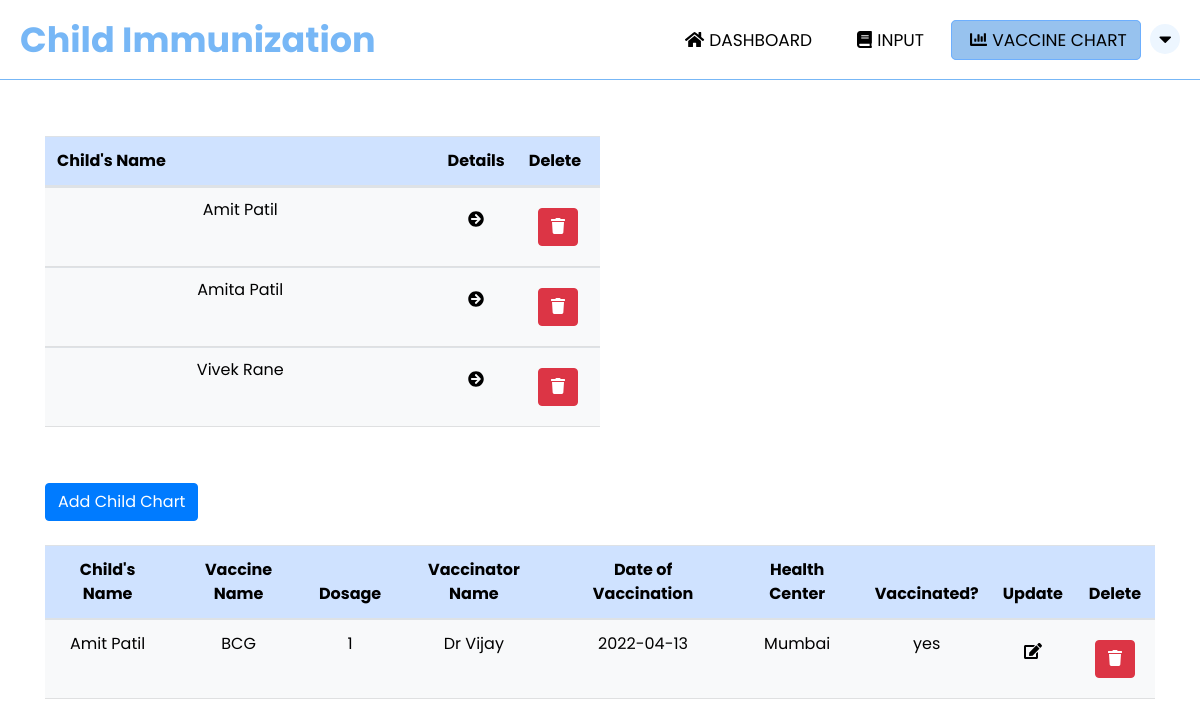
Page /admin_chart.php on the earlier database version.
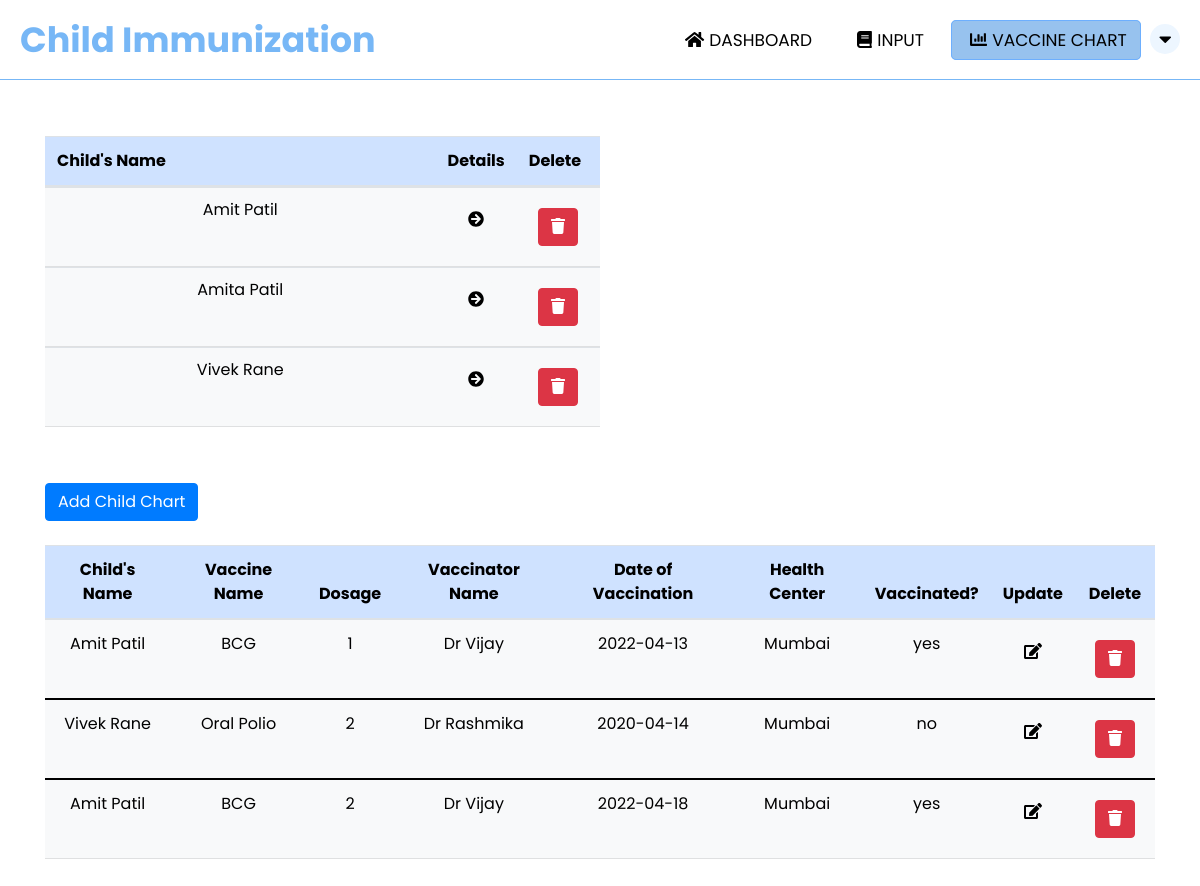
Same page on the later database version.
### tables this page shows
CREATE TABLE `child_tbl` (
  `child_id` int(11) NOT NULL,
  `parent_id` int(11) NOT NULL,
  `firstname` varchar(50) NOT NULL,
  `lastname` varchar(50) NOT NULL,
  `middlename` varchar(50) NOT NULL,
  `dateofbirth` date NOT NULL,
  `placeofbirth` varchar(100) NOT NULL,
  `address` varchar(50) NOT NULL,
  `fathername` varchar(50) NOT NULL,
  `mothername` varchar(50) NOT NULL,
  `birthheight` int(11) NOT NULL,
  `birthweight` int(11) NOT NULL,
  `sex` varchar(50) NOT NULL
);

CREATE TABLE `chart` (
  `chart_id` int(11) NOT NULL,
  `child_id` int(11) NOT NULL,
  `vaccine_id` int(11) NOT NULL,
  `dose` int(11) NOT NULL,
  `healthcare_id` int(11) NOT NULL,
  `dateofvaccination` date NOT NULL,
  `healthcenter_id` int(11) NOT NULL,
  `vaccinated` varchar(3) NOT NULL
);

CREATE TABLE `vaccine` (
  `vaccine_id` int(11) NOT NULL,
  `vaccinename` varchar(50) NOT NULL
);

CREATE TABLE `healthcare_info` (
  `healthcare_id` int(11) NOT NULL,
  `vaccinatorname` varchar(50) NOT NULL
);

CREATE TABLE `healthcenter_tbl` (
  `healthcenter_id` int(11) NOT NULL,
  `healthcenter` varchar(255) NOT NULL
);

### admin_chart.php (the view, shortened to what this page needs)
<?php
include "PHP/connection.php";
?>
<!DOCTYPE html>
<html lang="en">
<head>
    <link rel="stylesheet" href="https://cdnjs.cloudflare.com/ajax/libs/font-awesome/4.7.0/css/font-awesome.min.css">
    <link rel="stylesheet" href="path/to/font-awesome/css/font-awesome.min.css">
    <link href="https://cdn.jsdelivr.net/npm/bootstrap@5.1.3/dist/css/bootstrap.min.css" rel="stylesheet">
    <link rel="stylesheet" href="CSS/admin_chart.css">
    <link rel="stylesheet" href="https://cdnjs.cloudflare.com/ajax/libs/twitter-bootstrap/4.1.1/css/bootstrap.css">
   <link rel="stylesheet" href="https://cdn.datatables.net/1.10.19/css/dataTables.bootstrap4.min.css">
   <link rel="stylesheet" href="https://cdn.datatables.net/responsive/2.2.3/css/responsive.bootstrap.min.css">
   <link rel="stylesheet" href="https://cdn.datatables.net/fixedheader/3.2.0/css/fixedHeader.dataTables.min.css">
</head>
<body>
<nav>
  <label class="logo">Child Immunization</label>
  <ul>
    <li><a href="admin_index.php"><i class="fas fa-home" id="icon"></i>Dashboard</a></li>
    <li><a href="admin_input.php"><i class="fas fa-book"  id="icon"></i>Input</a></li>
    <li><a href="admin_chart.php" class="active"><i class="fa fa-chart-bar"  id="icon"></i>Vaccine Chart</a></li>
    <div class="dropdown">
      <button class="dropbtn"><i class="fa fa-caret-down"></i></button>
    </div>
  </ul>
</nav>
<div class="container" style="overflow-x: auto">
    <table id="example" class="table table-primary table-hover" style="width:50%;">
        <thead>
            <tr>
              <th>Child's Name</th>
              <th style="width: 10%">Details</th>
              <th style="width: 15%">Delete</th>
            </tr>
        </thead>
        <tbody class="table table-light" style="line-height: 20px">
            <?php
            $sql = "SELECT * FROM child_tbl";
            $stmt = $con->prepare($sql);
            $stmt->execute();
            $result = $stmt->get_result();
            while ($row = $result->fetch_assoc()) { ?>
            <tr>
                <td><?php echo $row['firstname'] . "  " . $row['lastname']; ?></td>
                <td><button id="id-<?php echo $row['child_id']; ?>" type="button" class="btn btn-primary view_chart" style="color: black; border: none">
                <i class="fa fa-arrow-circle-right"></i>
                </button></td>
                <td>
                <form action="PHP/delete.php" method="POST">
                    <button type="submit" name="delete_child" class="btn btn-danger"><a href="PHP/delete.php"></a><i class="fa fa-trash"></i></button>
                </form>
                </td>
            </tr>
            <?php }
            ?>
        </tbody>
    </table>
</div>
<div class="container" style="overflow-x: auto">
        <button type="button" class="btn btn-primary" data-bs-toggle="modal" data-bs-target="#adduserchart">
              Add Child Chart
        </button>
        <br><br>
  <table id="example" class="table table table-hover" style="width:100%">
      <thead class="table table-primary">
          <tr>
              <th>Child's Name</th>
              <th>Vaccine Name</th>
              <th>Dosage</th>
              <th>Vaccinator Name</th>
              <th>Date of Vaccination</th>
              <th>Health Center</th>
              <th>Vaccinated?</th>
              <th>Update</th>
              <th>Delete</th>
          </tr>
      </thead>
      <tbody class="table table-light">
          <?php
          $sql = "SELECT *, child_tbl.firstname, child_tbl.lastname, vaccine.vaccinename, healthcare_info.vaccinatorname, chart.dateofvaccination, healthcenter_tbl.healthcenter
         FROM ((((chart
         LEFT JOIN child_tbl ON chart.child_id = child_tbl.child_id)
         LEFT JOIN vaccine ON chart.vaccine_id = vaccine.vaccine_id)
         LEFT JOIN healthcare_info ON chart.healthcare_id = healthcare_info.healthcare_id)
         LEFT JOIN  healthcenter_tbl ON chart.healthcenter_id = healthcenter_tbl.healthcenter_id)
         ";
          $stmt = $con->prepare($sql);
          $stmt->execute();
          $result = $stmt->get_result();
          while ($row = $result->fetch_assoc()) { ?>
          <tr>
              <td><?php echo $row['firstname'] . '  ' . $row['lastname']; ?></td>
              <td><?php echo $row['vaccinename']; ?></td>
              <td><?php echo $row['dose']; ?></td>
              <td><?php echo $row['vaccinatorname']; ?></td>
              <td><?php echo $row['dateofvaccination']; ?></td>
              <td><?php echo $row['healthcenter']; ?></td>
              <td><?php echo $row['vaccinated']; ?></td>
              <td><button id="id-<?php echo $row['chart_id']; ?>" type="button" class="btn btn-primary editbtn" style="color: black; border: none;">
              <i class="fas fa-edit"></i>
              </button></td>
              <td>
              <form action="PHP/delete.php" method="POST">
                  <button type="submit" name="delete_chart" class="btn btn-danger"><a href="PHP/delete.php"></a><i class="fa fa-trash"></i></button>
              </form>
              </td>
          </tr>
          <?php }
          ?>
      </tbody>
  </table>
</div>
</body>
</html>

### CSS/admin_chart.css (style rules this page uses)
* { padding: 0; margin: 0; text-decoration: none; list-style: none; box-sizing: border-box; font-family: 'Poppins' , sans-serif; }
nav { background: #ffffff; height: 80px; width: 100%; border-bottom: 1px solid #77b7f6; }
label.logo { color: #000000; font-size: 35px; line-height: 80px; padding: 0 20px; font-weight: bold; }
nav ul { float: right; margin-right: 20px; }
nav ul li { display: inline-block; line-height: 80px; margin: 0 5px; }
nav ul li a { color: #000000; font-size: 17px; padding: 7px 13px; border-radius: 5px; text-transform: uppercase; }
#icon { display: inline-block; text-align: center; margin: 0 5px; }
a.active, a:hover { background:#97c2ee; border: 1px solid #6daffe; transition: .3s; }
.dropbtn { border-radius: 50%; background-color: #edf6ff; width: 30px; margin-top: 20px; color: #000000; padding: 0; font-size: 20px; border: none; cursor: pointer; }
.dropdown { position: relative; display: inline-block; }
.container { margin-top: 50px; margin-bottom: 30px; }
thead { text-align: center; }
td { text-align: center; }

Differences in the rows shown:
added chart: child.firstname "Vivek", child.lastname "Rane", vaccine.vaccinename "Oral Polio", dose "2", healthcare.vaccinatorname "Dr Rashmika", dateofvaccination "2020-04-14", healthcenter.healthcenter "Mumbai", vaccinated "no"
added chart: child.firstname "Amit", child.lastname "Patil", vaccine.vaccinename "BCG", dose "2", healthcare.vaccinatorname "Dr Vijay", dateofvaccination "2022-04-18", healthcenter.healthcenter "Mumbai", vaccinated "yes"
